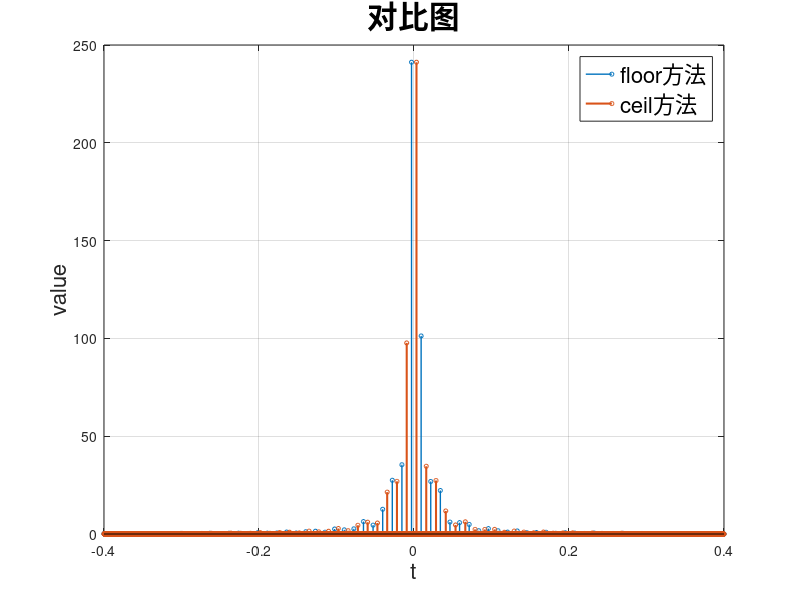

Reproduce this figure in MATLAB.
function chapt4  %参数flag：0表示floor方法，1表示ceil方法
fs=80;
dt=0.0002;
t=-0.4:dt:0.4;
xt=0.02*(1+0.4*cos(60*pi.*t))./(0.0001+t.^2);   
Ts=1/fs;
N_tsf=floor(Ts/dt);
N_tsc=ceil(Ts/dt);
xsf=zeros(size(xt));
xsc=zeros(size(xt));
for k=1:length(xt)
    if (mod((k-1),N_tsf)==0)
        xsf(k)=xt(k);
    end
end
for k=1:length(xt)
    if (mod((k-1),N_tsc)==0)
        xsc(k)=xt(k);
    end
end
%subplot(1,2,1)
stem(t, xsf,'LineWidth',1,'MarkerSize',3)

hold on;
grid on;
%subplot(1,2,2)
stem(t, xsc,'LineWidth',1.5,'MarkerSize',3);   %时域上抽样（无滤波）对比
legend('floor方法','ceil方法','Fontsize',16)
%legend('ceil方法','Fontsize',16)
xlabel('t','FontSize',16)
ylabel('value','FontSize',16)
title('对比图','FontSize',22)